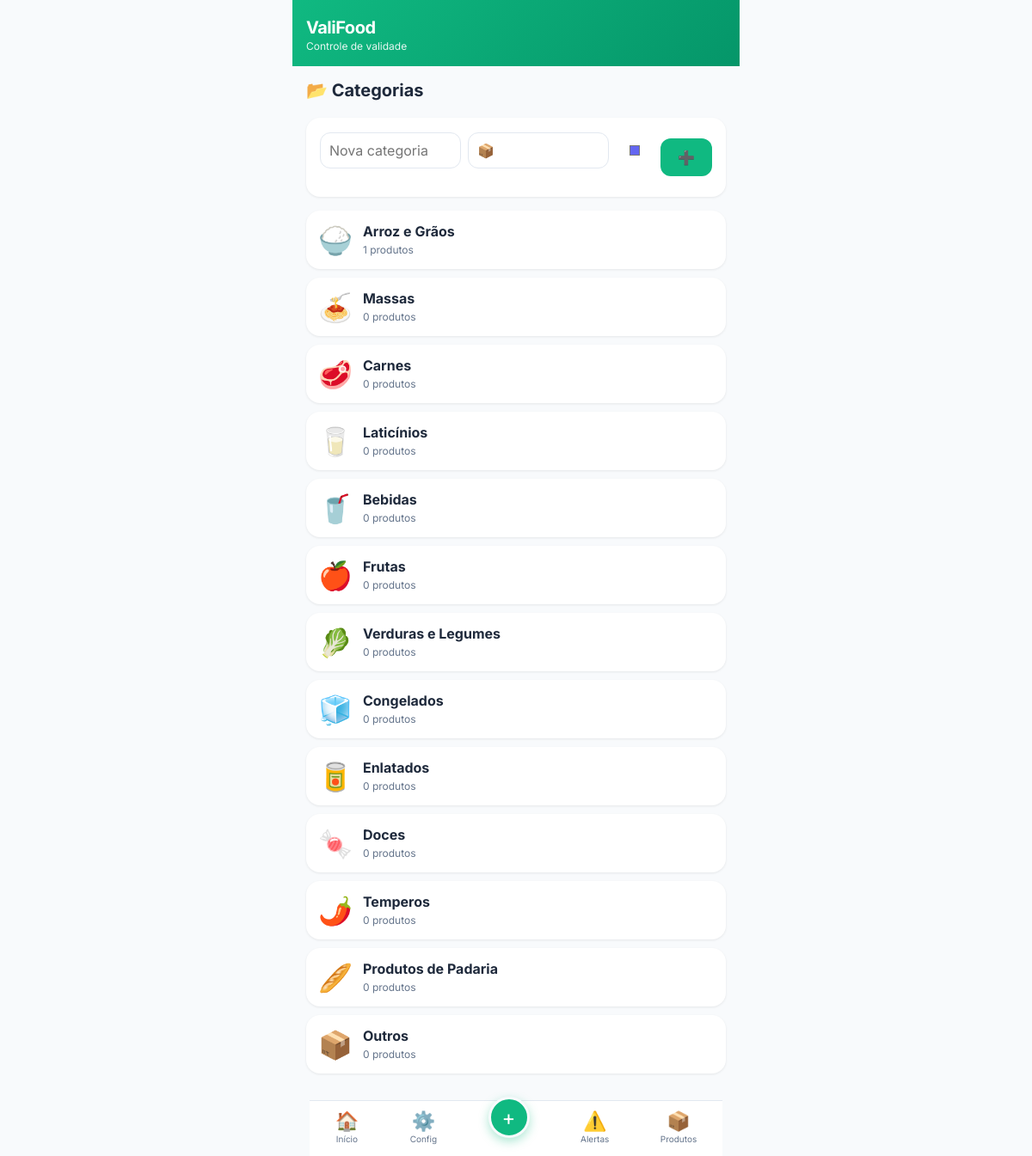
Screenshot of /categories/ (signed in) with the database file from the repository.
### app/models.py (models this page shows)
class Category(db.Model):
    __tablename__ = 'categories'
    id = db.Column(db.Integer, primary_key=True)
    name = db.Column(db.String(50), nullable=False)
    icon = db.Column(db.String(10), default='📦')
    color = db.Column(db.String(20), default='#6366f1')
    user_id = db.Column(db.Integer, db.ForeignKey('users.id'), nullable=True)
    created_at = db.Column(db.DateTime, default=lambda: datetime.now(pytz.timezone('America/Sao_Paulo')))
    products = db.relationship('Product', backref='category', lazy='dynamic')

### app/routes/categories.py (the view)
@bp.route('/')
@login_required
def list_categories():
    categories = Category.query.filter(
        (Category.user_id == current_user.id) | (Category.user_id == None)
    ).all()
    return render_template('categories.html', categories=categories)

### app/templates/categories.html (shortened to what this page needs)
{% extends "base.html" %}
{% block content %}
<div class="categories-page">
    <div class="page-header">
        <h2>📂 Categorias</h2>
    </div>
    <form method="POST" action="{{ url_for('categories.new_category') }}" class="category-form">
        <div class="form-row">
            <div class="form-group">
                <input type="text" name="name" placeholder="Nova categoria" required>
            </div>
            <div class="form-group">
                <input type="text" name="icon" placeholder="Ícone (emoji)" value="📦" maxlength="5">
            </div>
            <div class="form-group">
                <input type="color" name="color" value="#6366f1">
            </div>
            <button type="submit" class="btn btn-primary">➕</button>
        </div>
    </form>
    <div class="category-list">
        {% for cat in categories %}
        <div class="category-item">
            <div class="category-info">
                <span class="category-icon-large" style="color: {{ cat.color }}">{{ cat.icon }}</span>
                <div>
                    <h4>{{ cat.name }}</h4>
                    <span class="category-count">{{ cat.products.count() }} produtos</span>
                </div>
            </div>
        </div>
        {% endfor %}
    </div>
</div>
{% endblock %}

### app/static/css/style.css (style rules this page uses)
:root { --primary: #10b981; --primary-dark: #059669; --danger: #ef4444; --warning: #f59e0b; --info: #3b82f6; --success: #22c55e; --bg: #f8fafc; --surface: #ffffff; --text: #1e293b; --text-secondary: #64748b; --border: #e2e8f0; --radius: 16px; --radius-sm: 12px; --shadow: 0 1px 3px rgba(0,0,0,0.08); --shadow-lg: 0 10px 25px rgba(0,0,0,0.1); }
* { margin: 0; padding: 0; box-sizing: border-box; -webkit-tap-highlight-color: transparent; }
html, body { font-family: 'Inter', -apple-system, BlinkMacSystemFont, sans-serif; background: var(--bg); color: var(--text); height: 100%; overflow-x: hidden; -webkit-font-smoothing: antialiased; }
.form-group { margin-bottom: 16px; }
.form-group input, .form-group select, .form-group textarea { width: 100%; padding: 12px 14px; border: 1.5px solid var(--border); border-radius: var(--radius-sm); font-size: 1rem; font-family: inherit; background: var(--surface); color: var(--text); transition: border-color 0.2s; }
.form-row { display: grid; grid-template-columns: 1fr 1fr; gap: 12px; }
.page-header { margin-bottom: 20px; }
.page-header h2 { font-size: 1.25rem; font-weight: 700; }
.btn { display: inline-flex; align-items: center; justify-content: center; gap: 6px; padding: 12px 20px; border: none; border-radius: var(--radius-sm); font-size: 1rem; font-weight: 600; font-family: inherit; cursor: pointer; transition: all 0.2s; text-decoration: none; }
.btn-primary { background: var(--primary); color: white; }
.categories-page .category-form { background: var(--surface); border-radius: var(--radius); padding: 16px; margin-bottom: 16px; box-shadow: var(--shadow); }
.category-form .form-row { display: flex; gap: 8px; align-items: center; }
.category-form input[type="text"] { flex: 1; padding: 10px; border: 1.5px solid var(--border); border-radius: var(--radius-sm); }
.category-form input[type="color"] { width: 44px; height: 44px; border: none; border-radius: var(--radius-sm); cursor: pointer; }
.category-list { display: flex; flex-direction: column; gap: 10px; }
.category-item { background: var(--surface); border-radius: var(--radius); padding: 14px; box-shadow: var(--shadow); }
.category-info { display: flex; align-items: center; gap: 12px; }
.category-icon-large { font-size: 2rem; }
.category-count { font-size: 0.75rem; color: var(--text-secondary); }

### rows the page displays
Category: icon "🍚", name "Arroz e Grãos", products.count "1"
Category: icon "🍝", name "Massas", products.count "0"
Category: icon "🥩", name "Carnes", products.count "0"
Category: icon "🥛", name "Laticínios", products.count "0"
Category: icon "🥤", name "Bebidas", products.count "0"
Category: icon "🍎", name "Frutas", products.count "0"
Category: icon "🥬", name "Verduras e Legumes", products.count "0"
Category: icon "🧊", name "Congelados", products.count "0"
Category: icon "🥫", name "Enlatados", products.count "0"
Category: icon "🍬", name "Doces", products.count "0"
Category: icon "🌶️", name "Temperos", products.count "0"
Category: icon "🥖", name "Produtos de Padaria", products.count "0"
Category: icon "📦", name "Outros", products.count "0"
